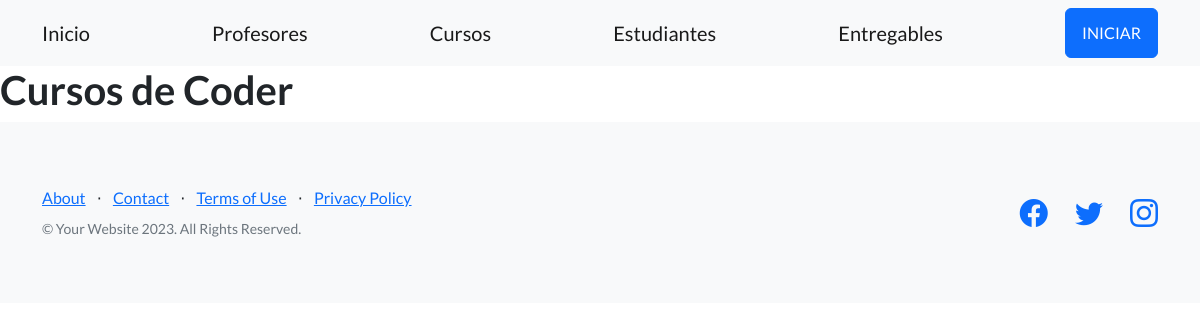
The page /AppCoder/curso/list on the database as committed earlier.
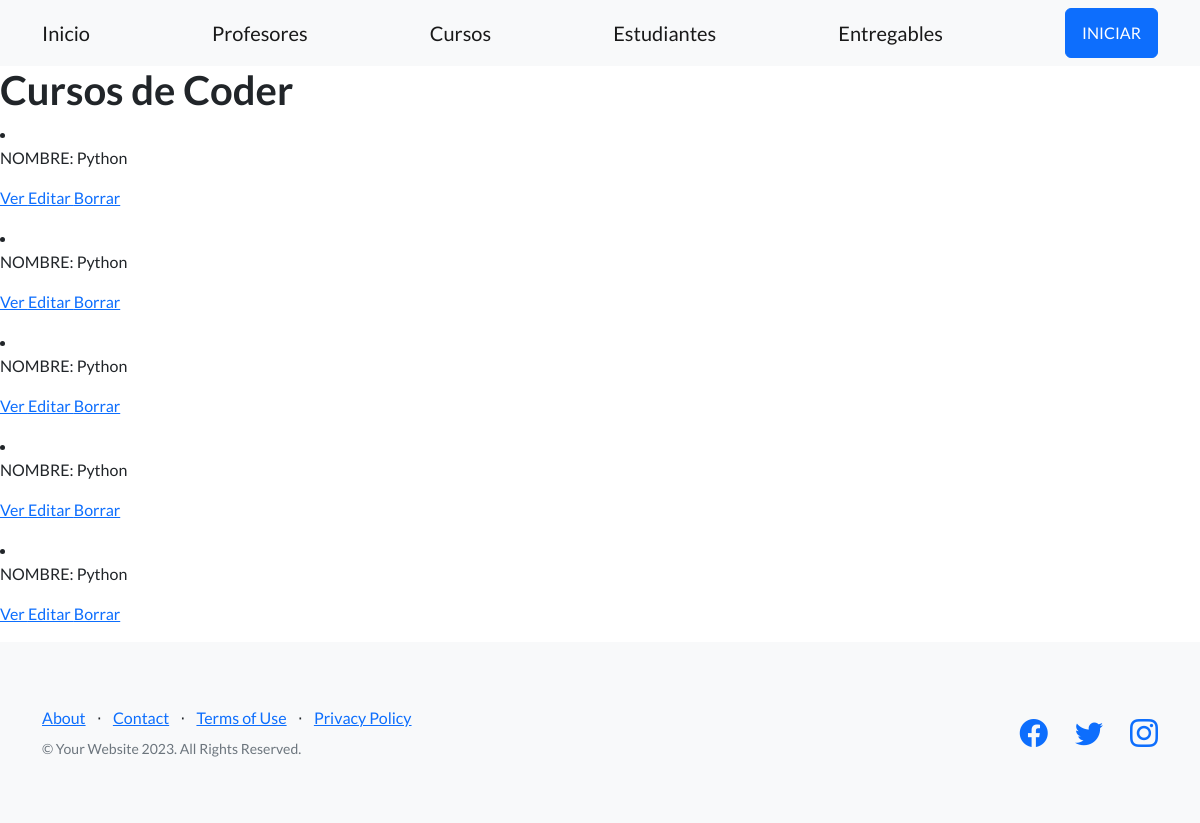
The same page on the database as committed later.
### AppCoder/models.py (models this page shows, shortened)
class Curso(models.Model):
    nombre = models.CharField(max_length=20, default ="Python")
    camada = models.IntegerField(default = "00000")

### AppCoder/view.py (the view)
# urls.py: path("curso/list", view.CursoListView.as_view(), name = "List"),
class CursoListView(ListView):
    model = Curso
    template_name = "AppCoder/cursos_list.html"

### AppCoder/Templates/AppCoder/cursos_list.html
{% extends "AppCoder/padre.html" %}
{% load static %}
{% block contenidoQueCambia %}
<h1>Cursos de Coder</h1>
{% for curso in object_list %}
<li> <p> NOMBRE: {{ curso.nombre }} </p>
    <p>
    <a href="{% url 'Detail' curso.id %}"> Ver </a>
    <a href="{% url 'Edit' curso.id %}"> Editar </a>
    <a href="{% url 'Delete' curso.id %}"> Borrar </a>
    </p>
</li>
{% endfor %}
{% endblock %}

Rows that differ between the two databases and show on the page:
added Curso: nombre "Python"
added Curso: nombre "Python"
added Curso: nombre "Python"
added Curso: nombre "Python"
added Curso: nombre "Python"
